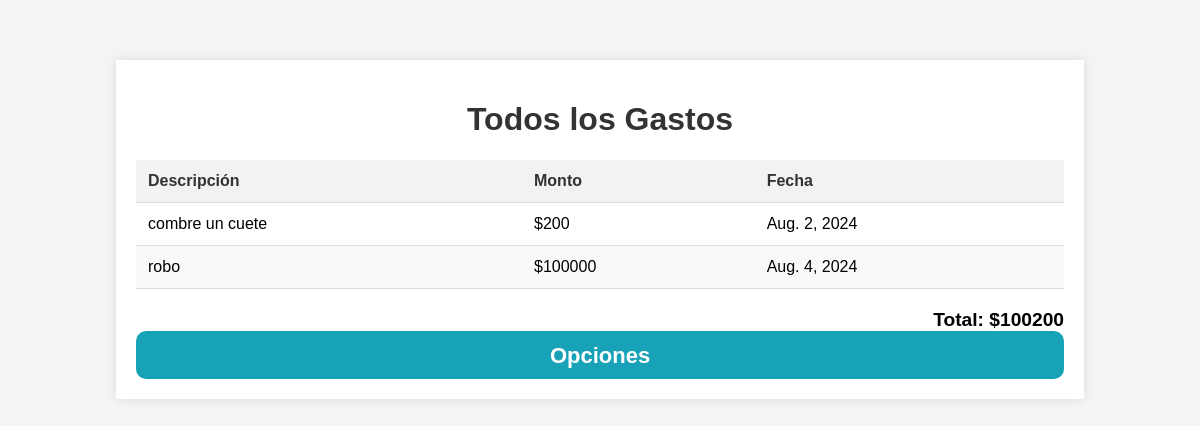
/prestamosapp/todos-los-gastos/, run on the app's committed database.
### paquete2/models.py (models this page shows, shortened)
class AgregarGasto(models.Model):
    descripcion_gasto = models.CharField(max_length=200)
    monto_gasto = models.IntegerField()
    created_at = models.DateTimeField(auto_now_add=True, null=True, blank=True)
    class Meta:
        verbose_name = "Gasto"
        verbose_name_plural = "Gastos"
        ordering = ['created_at']

### prestamosapp/views.py (the view)
# urls.py: path('todos-los-gastos/', views.lista_todos_los_gastos, name='todos_los_gastos'),
def lista_todos_los_gastos(request):
    gastos = AgregarGasto.objects.all()
    total = gastos.aggregate(Sum('monto_gasto'))['monto_gasto__sum']
    return render(request, 'lista_todos_los_gastos.html', {
        'gastos': gastos,
        'total': total
    })

### prestamosapp/templates/lista_todos_los_gastos.html (shortened to what this page needs)
<!DOCTYPE html>
<html lang="en">
<head>
    {%load static %}
    <link rel="stylesheet" href="{%static 'css/lista_gastos.css'%}">
</head>
<body>
    <div class="container">
        <h1>Todos los Gastos</h1>
        <table>
            <thead>
                <tr>
                    <th>Descripción</th>
                    <th>Monto</th>
                    <th>Fecha</th>
                </tr>
            </thead>
            <tbody>
                {% for gasto in gastos %}
                    <tr>
                        <td>{{ gasto.descripcion_gasto }}</td>
                        <td>${{ gasto.monto_gasto }}</td>
                        <td>{{ gasto.created_at.date }}</td>
                    </tr>
                {% empty %}
                    <tr>
                        <td colspan="3" class="no-gastos">No hay gastos para mostrar.</td>
                    </tr>
                {% endfor %}
            </tbody>
        </table>
        <div class="total">Total: ${{ total|default:"0" }}
        <details>
            <summary> Opciones</summary>
        </details>
    </div>
    </div>
</body>
</html>

### prestamosapp/static/css/lista_gastos.css (style rules this page uses)
body { font-family: Arial, sans-serif; background-color: #f4f4f4; margin: 0; padding: 20px; }
h1 { text-align: center; color: #333; }
.container { width: 80%; margin: 0 auto; background: #fff; padding: 20px; box-shadow: 0 0 10px rgba(0, 0, 0, 0.1); height:auto; margin-top:40px; }
table { width: 100%; border-collapse: collapse; margin-bottom: 20px; }
table th, table td { padding: 12px; text-align: left; border-bottom: 1px solid #ddd; }
table th { background-color: #f2f2f2; color: #333; }
table tr:nth-child(even) { background-color: #f9f9f9; }
.total { font-size: 1.2em; font-weight: bold; text-align: right; margin-top: 20px; }
summary { display:block; font-size: 22px; color:white; margin: 10px auto; justify-content: center; margin: 5px; cursor: pointer; }
details { padding: 7px; max-height: 34px; transition: max-height 0.3s ease; overflow: hidden; animation: aparecer 2s; color:white; border-radius: 10px; background-color: #17a2b8; justify-content: center; user-select: none; text-align: center; }
summary { position: relative; }

### data on the page
AgregarGasto: descripcion_gasto "combre un cuete", monto_gasto "200", created_at "Aug. 2, 2024"
AgregarGasto: descripcion_gasto "robo", monto_gasto "100000", created_at "Aug. 4, 2024"

### other printed values
{{ total|default:"0" }} "100200"
